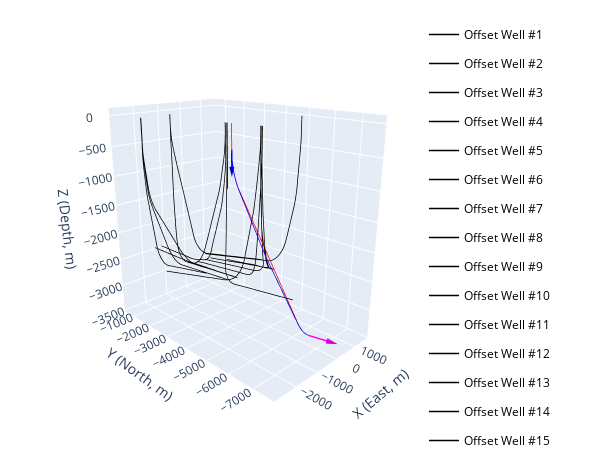

The cell this chart's notebook holds for it:
### Markdown cell above
show the simple free trajectory without considering anticollision constraints

### Code cell
# Plot free wellbore trajectory for comparison
fig_result=PlotSurvey(wellbore_free, # trajectory data
                fig=fig_result, # figure handle
                style='r-', # line style for the trajectory
                name=f'New Well free', # name of the trajectory in the plot
                show=0) # wait for plottiing all trajectories

# show the figure
fig_result.show()

### Figure 1 — Plotly figure (JSON) as saved in the notebook; plotly's stock layout.template omitted (floating-point values rounded to 4 significant figures; data arrays with more than 128 entries replaced by an {"elided": "..."} marker saying what was removed)
{"data": [{"customdata": {"elided": "184x4 float values"}, "hovertemplate": "Offset Well #1<br>East: %{x:.2f}<br>North: %{y:.2f}<br>Depth: %{z:.2f}<extra>MD: %{customdata[0]:.2f}<br>Inclination: %{customdata[1]:.2f}°<br>Azimuth: %{customdata[2]:.2f}°<br>DLS: %{customdata[3]:.2f}°/30m </extra>", "legendgroup": "Offset Well #1", "line": {"color": "black", "dash": "solid", "width": 1.5}, "mode": "lines", "name": "Offset Well #1", "showlegend": true, "type": "scatter3d", "x": {"elided": "184 float values"}, "y": {"elided": "184 float values"}, "z": {"elided": "184 float values"}}, {"customdata": {"elided": "178x4 float values"}, "hovertemplate": "Offset Well #2<br>East: %{x:.2f}<br>North: %{y:.2f}<br>Depth: %{z:.2f}<extra>MD: %{customdata[0]:.2f}<br>Inclination: %{customdata[1]:.2f}°<br>Azimuth: %{customdata[2]:.2f}°<br>DLS: %{customdata[3]:.2f}°/30m </extra>", "legendgroup": "Offset Well #2", "line": {"color": "black", "dash": "solid", "width": 1.5}, "mode": "lines", "name": "Offset Well #2", "showlegend": true, "type": "scatter3d", "x": {"elided": "178 float values"}, "y": {"elided": "178 float values"}, "z": {"elided": "178 float values"}}, {"customdata": {"elided": "168x4 float values"}, "hovertemplate": "Offset Well #3<br>East: %{x:.2f}<br>North: %{y:.2f}<br>Depth: %{z:.2f}<extra>MD: %{customdata[0]:.2f}<br>Inclination: %{customdata[1]:.2f}°<br>Azimuth: %{customdata[2]:.2f}°<br>DLS: %{customdata[3]:.2f}°/30m </extra>", "legendgroup": "Offset Well #3", "line": {"color": "black", "dash": "solid", "width": 1.5}, "mode": "lines", "name": "Offset Well #3", "showlegend": true, "type": "scatter3d", "x": {"elided": "168 float values"}, "y": {"elided": "168 float values"}, "z": {"elided": "168 float values"}}, {"customdata": {"elided": "186x4 float values"}, "hovertemplate": "Offset Well #4<br>East: %{x:.2f}<br>North: %{y:.2f}<br>Depth: %{z:.2f}<extra>MD: %{customdata[0]:.2f}<br>Inclination: %{customdata[1]:.2f}°<br>Azimuth: %{customdata[2]:.2f}°<br>DLS: %{customdata[3]:.2f}°/30m </extra>", "legendgroup": "Offset Well #4", "line": {"color": "black", "dash": "solid", "width": 1.5}, "mode": "lines", "name": "Offset Well #4", "showlegend": true, "type": "scatter3d", "x": {"elided": "186 float values"}, "y": {"elided": "186 float values"}, "z": {"elided": "186 float values"}}, {"customdata": {"elided": "438x4 float values"}, "hovertemplate": "Offset Well #5<br>East: %{x:.2f}<br>North: %{y:.2f}<br>Depth: %{z:.2f}<extra>MD: %{customdata[0]:.2f}<br>Inclination: %{customdata[1]:.2f}°<br>Azimuth: %{customdata[2]:.2f}°<br>DLS: %{customdata[3]:.2f}°/30m </extra>", "legendgroup": "Offset Well #5", "line": {"color": "black", "dash": "solid", "width": 1.5}, "mode": "lines", "name": "Offset Well #5", "showlegend": true, "type": "scatter3d", "x": {"elided": "438 float values"}, "y": {"elided": "438 float values"}, "z": {"elided": "438 float values"}}, {"customdata": {"elided": "482x4 float values"}, "hovertemplate": "Offset Well #6<br>East: %{x:.2f}<br>North: %{y:.2f}<br>Depth: %{z:.2f}<extra>MD: %{customdata[0]:.2f}<br>Inclination: %{customdata[1]:.2f}°<br>Azimuth: %{customdata[2]:.2f}°<br>DLS: %{customdata[3]:.2f}°/30m </extra>", "legendgroup": "Offset Well #6", "line": {"color": "black", "dash": "solid", "width": 1.5}, "mode": "lines", "name": "Offset Well #6", "showlegend": true, "type": "scatter3d", "x": {"elided": "482 float values"}, "y": {"elided": "482 float values"}, "z": {"elided": "482 float values"}}, {"customdata": {"elided": "580x4 float values"}, "hovertemplate": "Offset Well #7<br>East: %{x:.2f}<br>North: %{y:.2f}<br>Depth: %{z:.2f}<extra>MD: %{customdata[0]:.2f}<br>Inclination: %{customdata[1]:.2f}°<br>Azimuth: %{customdata[2]:.2f}°<br>DLS: %{customdata[3]:.2f}°/30m </extra>", "legendgroup": "Offset Well #7", "line": {"color": "black", "dash": "solid", "width": 1.5}, "mode": "lines", "name": "Offset Well #7", "showlegend": true, "type": "scatter3d", "x": {"elided": "580 float values"}, "y": {"elided": "580 float values"}, "z": {"elided": "580 float values"}}, {"customdata": {"elided": "495x4 float values"}, "hovertemplate": "Offset Well #8<br>East: %{x:.2f}<br>North: %{y:.2f}<br>Depth: %{z:.2f}<extra>MD: %{customdata[0]:.2f}<br>Inclination: %{customdata[1]:.2f}°<br>Azimuth: %{customdata[2]:.2f}°<br>DLS: %{customdata[3]:.2f}°/30m </extra>", "legendgroup": "Offset Well #8", "line": {"color": "black", "dash": "solid", "width": 1.5}, "mode": "lines", "name": "Offset Well #8", "showlegend": true, "type": "scatter3d", "x": {"elided": "495 float values"}, "y": {"elided": "495 float values"}, "z": {"elided": "495 float values"}}, {"customdata": {"elided": "487x4 float values"}, "hovertemplate": "Offset Well #9<br>East: %{x:.2f}<br>North: %{y:.2f}<br>Depth: %{z:.2f}<extra>MD: %{customdata[0]:.2f}<br>Inclination: %{customdata[1]:.2f}°<br>Azimuth: %{customdata[2]:.2f}°<br>DLS: %{customdata[3]:.2f}°/30m </extra>", "legendgroup": "Offset Well #9", "line": {"color": "black", "dash": "solid", "width": 1.5}, "mode": "lines", "name": "Offset Well #9", "showlegend": true, "type": "scatter3d", "x": {"elided": "487 float values"}, "y": {"elided": "487 float values"}, "z": {"elided": "487 float values"}}, {"customdata": [[0.0, 0.0, 0.0, 0.0], [1000.0, 0.0, 0.0, 0.0]], "hovertemplate": "Offset Well #10<br>East: %{x:.2f}<br>North: %{y:.2f}<br>Depth: %{z:.2f}<extra>MD: %{customdata[0]:.2f}<br>Inclination: %{customdata[1]:.2f}°<br>Azimuth: %{customdata[2]:.2f}°<br>DLS: %{customdata[3]:.2f}°/30m </extra>", "legendgroup": "Offset Well #10", "line": {"color": "black", "dash": "solid", "width": 1.5}, "mode": "lines", "name": "Offset Well #10", "showlegend": true, "type": "scatter3d", "x": [-1401.0, -1401.0], "y": [-4396.0, -4396.0], "z": [7.19, -992.8]}, {"customdata": {"elided": "473x4 float values"}, "hovertemplate": "Offset Well #11<br>East: %{x:.2f}<br>North: %{y:.2f}<br>Depth: %{z:.2f}<extra>MD: %{customdata[0]:.2f}<br>Inclination: %{customdata[1]:.2f}°<br>Azimuth: %{customdata[2]:.2f}°<br>DLS: %{customdata[3]:.2f}°/30m </extra>", "legendgroup": "Offset Well #11", "line": {"color": "black", "dash": "solid", "width": 1.5}, "mode": "lines", "name": "Offset Well #11", "showlegend": true, "type": "scatter3d", "x": {"elided": "473 float values"}, "y": {"elided": "473 float values"}, "z": {"elided": "473 float values"}}, {"customdata": {"elided": "510x4 float values"}, "hovertemplate": "Offset Well #12<br>East: %{x:.2f}<br>North: %{y:.2f}<br>Depth: %{z:.2f}<extra>MD: %{customdata[0]:.2f}<br>Inclination: %{customdata[1]:.2f}°<br>Azimuth: %{customdata[2]:.2f}°<br>DLS: %{customdata[3]:.2f}°/30m </extra>", "legendgroup": "Offset Well #12", "line": {"color": "black", "dash": "solid", "width": 1.5}, "mode": "lines", "name": "Offset Well #12", "showlegend": true, "type": "scatter3d", "x": {"elided": "510 float values"}, "y": {"elided": "510 float values"}, "z": {"elided": "510 float values"}}, {"customdata": {"elided": "470x4 float values"}, "hovertemplate": "Offset Well #13<br>East: %{x:.2f}<br>North: %{y:.2f}<br>Depth: %{z:.2f}<extra>MD: %{customdata[0]:.2f}<br>Inclination: %{customdata[1]:.2f}°<br>Azimuth: %{customdata[2]:.2f}°<br>DLS: %{customdata[3]:.2f}°/30m </extra>", "legendgroup": "Offset Well #13", "line": {"color": "black", "dash": "solid", "width": 1.5}, "mode": "lines", "name": "Offset Well #13", "showlegend": true, "type": "scatter3d", "x": {"elided": "470 float values"}, "y": {"elided": "470 float values"}, "z": {"elided": "470 float values"}}, {"customdata": {"elided": "420x4 float values"}, "hovertemplate": "Offset Well #14<br>East: %{x:.2f}<br>North: %{y:.2f}<br>Depth: %{z:.2f}<extra>MD: %{customdata[0]:.2f}<br>Inclination: %{customdata[1]:.2f}°<br>Azimuth: %{customdata[2]:.2f}°<br>DLS: %{customdata[3]:.2f}°/30m </extra>", "legendgroup": "Offset Well #14", "line": {"color": "black", "dash": "solid", "width": 1.5}, "mode": "lines", "name": "Offset Well #14", "showlegend": true, "type": "scatter3d", "x": {"elided": "420 float values"}, "y": {"elided": "420 float values"}, "z": {"elided": "420 float values"}}, {"customdata": {"elided": "506x4 float values"}, "hovertemplate": "Offset Well #15<br>East: %{x:.2f}<br>North: %{y:.2f}<br>Depth: %{z:.2f}<extra>MD: %{customdata[0]:.2f}<br>Inclination: %{customdata[1]:.2f}°<br>Azimuth: %{customdata[2]:.2f}°<br>DLS: %{customdata[3]:.2f}°/30m </extra>", "legendgroup": "Offset Well #15", "line": {"color": "black", "dash": "solid", "width": 1.5}, "mode": "lines", "name": "Offset Well #15", "showlegend": true, "type": "scatter3d", "x": {"elided": "506 float values"}, "y": {"elided": "506 float values"}, "z": {"elided": "506 float values"}}, {"legendgroup": "KOP Direction", "line": {"color": "blue", "dash": "solid", "width": 3}, "mode": "lines", "name": "KOP Direction", "showlegend": false, "type": "scatter3d", "x": [-1336.0, -1336.0], "y": [-4518.0, -4518.0], "z": [-386.6, -686.6]}, {"colorscale": [[0, "blue"], [1, "blue"]], "legendgroup": "KOP Direction", "name": "KOP Direction", "showlegend": true, "showscale": false, "sizemode": "absolute", "sizeref": 150, "type": "cone", "u": [0], "v": [0], "w": [-1], "x": [-1336.0], "y": [-4518.0], "z": [-686.6]}, {"legendgroup": "Target Direction", "line": {"color": "magenta", "dash": "solid", "width": 3}, "mode": "lines", "name": "Target Direction", "showlegend": false, "type": "scatter3d", "x": [-503.3, -339.9], "y": [-7075.0, -7734.0], "z": [-3151.0, -3153.0]}, {"colorscale": [[0, "magenta"], [1, "magenta"]], "legendgroup": "Target Direction", "name": "Target Direction", "showlegend": true, "showscale": false, "sizemode": "absolute", "sizeref": 339.2, "type": "cone", "u": [0.2409], "v": [-0.9706], "w": [-0.003243], "x": [-339.9], "y": [-7734.0], "z": [-3153.0]}, {"customdata": {"elided": "152x4 float values"}, "hovertemplate": "New Well anticollision<br>East: %{x:.2f}<br>North: %{y:.2f}<br>Depth: %{z:.2f}<extra>MD: %{customdata[0]:.2f}<br>Inclination: %{customdata[1]:.2f}°<br>Azimuth: %{customdata[2]:.2f}°<br>DLS: %{customdata[3]:.2f}°/30m </extra>", "legendgroup": "New Well anticollision", "line": {"color": "blue", "dash": "solid", "width": 1.5}, "mode": "lines", "name": "New Well anticollision", "showlegend": true, "type": "scatter3d", "x": {"elided": "152 float values"}, "y": {"elided": "152 float values"}, "z": {"elided": "152 float values"}}, {"customdata": {"elided": "154x4 float values"}, "hovertemplate": "New Well free<br>East: %{x:.2f}<br>North: %{y:.2f}<br>Depth: %{z:.2f}<extra>MD: %{customdata[0]:.2f}<br>Inclination: %{customdata[1]:.2f}°<br>Azimuth: %{customdata[2]:.2f}°<br>DLS: %{customdata[3]:.2f}°/30m </extra>", "legendgroup": "New Well free", "line": {"color": "red", "dash": "solid", "width": 1.5}, "mode": "lines", "name": "New Well free", "showlegend": true, "type": "scatter3d", "x": {"elided": "154 float values"}, "y": {"elided": "154 float values"}, "z": {"elided": "154 float values"}}], "layout": {"height": 450, "legend": {"bgcolor": "rgba(255,255,255,0.1)", "font": {"color": "black", "size": 12}, "orientation": "v", "x": 0.9, "xanchor": "left", "y": 0.9, "yanchor": "top"}, "margin": {"b": 10, "l": 10, "r": 10, "t": 10}, "scene": {"aspectmode": "manual", "aspectratio": {"x": 0.6376, "y": 1, "z": 1}, "camera": {"eye": {"x": -1.556, "y": -1.556, "z": 0.7524}}, "xaxis": {"range": [-2936.0, 1753.0], "title": {"text": "X (East, m)"}}, "yaxis": {"range": [-7799.0, -444.5], "title": {"text": "Y (North, m)"}}, "zaxis": {"title": {"text": "Z (Depth, m)"}}}, "width": 600}}
